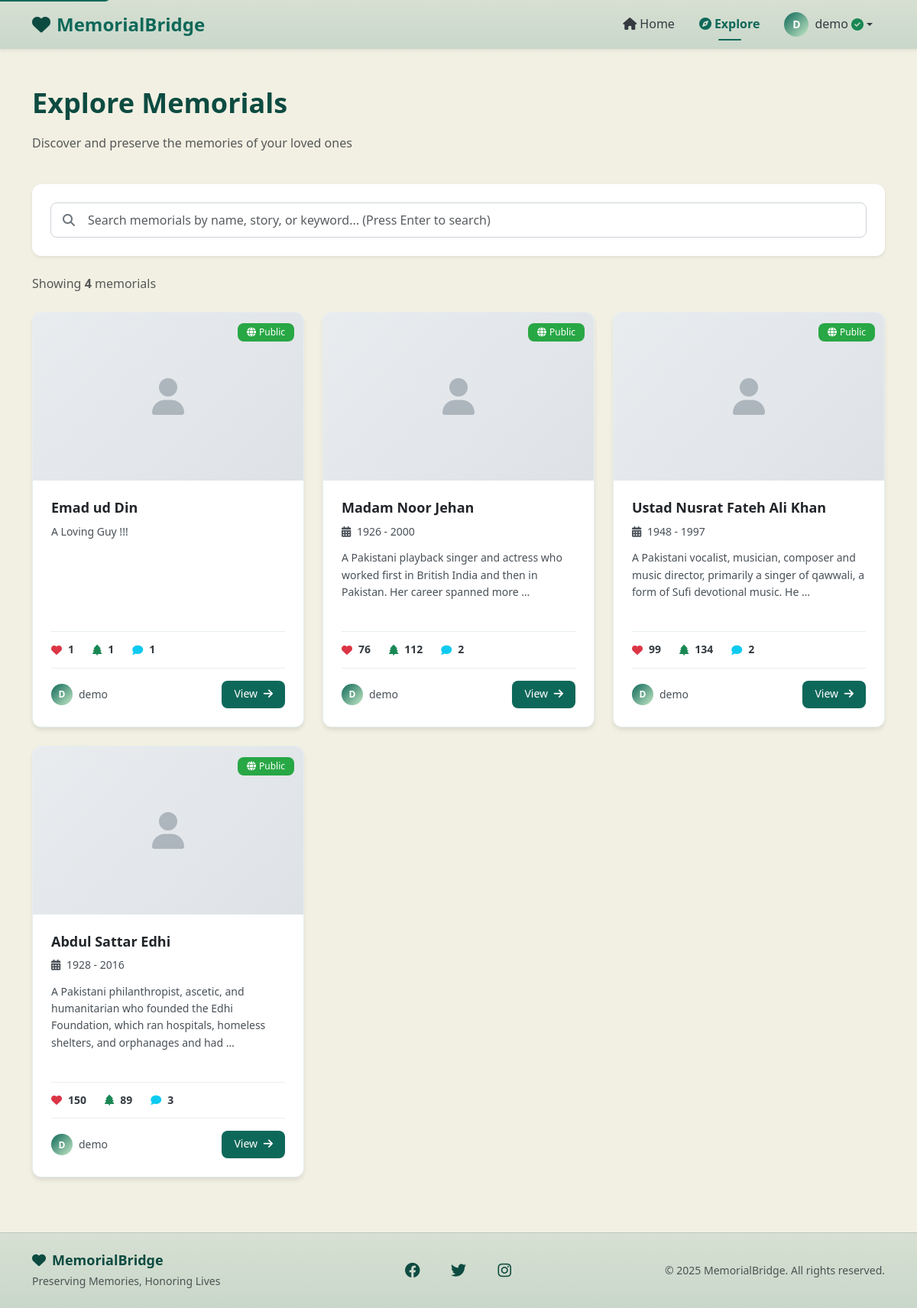
Screenshot of /explore/ (signed in) with the database file from the repository.
### main_app/models.py (models this page shows, shortened)
class Memorial(models.Model):
    VISIBILITY_CHOICES = [
        ('public', 'Public'),
        ('private', 'Private'),
    ]
    owner = models.ForeignKey(UserProfile, on_delete=models.CASCADE, related_name='memorials')
    name = models.CharField(max_length=200)
    slug = models.SlugField(unique=True, blank=True)
    dob = models.DateField(null=True, blank=True, verbose_name="Date of Birth")
    dod = models.DateField(null=True, blank=True, verbose_name="Date of Passing")
    bio = models.TextField(blank=True, help_text="Biography or description")
    cover_image = models.ImageField(upload_to='memorial_covers/', blank=True, null=True)
    visibility = models.CharField(max_length=10, choices=VISIBILITY_CHOICES, default='public')
    donations_count = models.IntegerField(default=0)
    trees_planted_count = models.IntegerField(default=0)
    created_at = models.DateTimeField(auto_now_add=True)
    updated_at = models.DateTimeField(auto_now=True)
    class Meta:
        ordering = ['-created_at']

class UserProfile(models.Model):
    user = models.OneToOneField(User, on_delete=models.CASCADE)
    verified = models.BooleanField(default=False)

### main_app/views.py (the view)
# urls.py: path('explore/', views.explore, name='explore'),
def explore(request):
    search_query = request.GET.get('search', '')
    memorials = Memorial.objects.filter(visibility='public')
    if search_query:
        memorials = memorials.filter(
            Q(name__icontains=search_query) | Q(bio__icontains=search_query)
        )
    context = {
        'memorials': memorials,
        'search_query': search_query
    }
    return render(request, 'main_app/explore.html', context)

### templates/main_app/explore.html (shortened to what this page needs)
{% extends 'base.html' %}
{% load static %}
{% block content %}
<div class="container py-5">
    <div class="row mb-4">
        <div class="col-12">
            <h1 class="fw-bold text-primary mb-3">Explore Memorials</h1>
            <p class="text-muted">Discover and preserve the memories of your loved ones</p>
        </div>
    </div>
    <div class="search-section bg-white shadow-sm rounded-lg p-4 mb-4">
        <form method="get" id="searchForm">
            <div class="search-input-wrapper">
                <i class="fas fa-search search-icon"></i>
                <input type="text"
                       name="search"
                       class="form-control form-control-lg"
                       placeholder="Search memorials by name, story, or keyword... (Press Enter to search)"
                       value="{{ search_query }}"
                       id="searchInput"
                       autocomplete="off">
            </div>
        </form>
    </div>
    {% if search_query %}
    <div class="row mb-3">
        <div class="col-12">
            <div class="alert alert-info d-flex justify-content-between align-items-center">
                <span>
                    <i class="fas fa-search me-2"></i>
                    Showing results for "<strong>{{ search_query }}</strong>" - <strong>{{ memorials.count }}</strong> memorial{{ memorials.count|pluralize }} found
                </span>
                <a href="{% url 'explore' %}" class="btn btn-sm btn-outline-primary">
                    <i class="fas fa-times me-1"></i>Clear Search
                </a>
            </div>
        </div>
    </div>
    {% else %}
    <div class="results-info d-flex justify-content-between align-items-center mb-4">
        <div>
            <span class="text-muted">Showing <strong>{{ memorials.count }}</strong> memorial{{ memorials.count|pluralize }}</span>
        </div>
    </div>
    {% endif %}
    <div class="row memorials-grid" id="memorialsGrid">
        {% for memorial in memorials %}
        <div class="col-lg-4 col-md-6 mb-4">
            <div class="memorial-card-wrapper">
                <div class="memorial-card">
                    <div class="memorial-card-image-container">
                        {% if memorial.cover_image %}
                        <img src="{{ memorial.cover_image.url }}"
                             class="memorial-card-image"
                             alt="{{ memorial.name }}"
                             loading="lazy">
                        {% else %}
                        <div class="memorial-card-placeholder">
                        </div>
                        {% endif %}
                        <div class="memorial-badge">
                            <span class="badge bg-success">
                                <i class="fas fa-globe me-1"></i>Public
                            </span>
                        </div>
                    </div>
                    <div class="memorial-card-body">
                        <div class="memorial-card-header">
                            <h5 class="memorial-card-title">
                                <a href="{% url 'memorial_detail' memorial.slug %}">
                                    {{ memorial.name }}
                                </a>
                            </h5>
                            {% if memorial.dob and memorial.dod %}
                            <div class="memorial-card-dates">
                                <i class="fas fa-calendar-alt me-1"></i>
                                <span>{{ memorial.dob|date:"Y" }} - {{ memorial.dod|date:"Y" }}</span>
                            </div>
                            {% endif %}
                        </div>
                        <p class="memorial-card-bio">
                            {{ memorial.bio|truncatewords:20|default:"A beloved individual remembered by many." }}
                        </p>
                        <div class="memorial-card-stats">
                            <div class="stat-item">
                                <i class="fas fa-heart text-danger"></i>
                                <span>{{ memorial.donations_count }}</span>
                            </div>
                            <div class="stat-item">
                                <i class="fas fa-tree text-success"></i>
                                <span>{{ memorial.trees_planted_count }}</span>
                            </div>
                            <div class="stat-item">
                                <i class="fas fa-comment text-info"></i>
                                <span>{{ memorial.memories.count }}</span>
                            </div>
                        </div>
                        <div class="memorial-card-footer">
                            <div class="memorial-owner">
                                <div class="owner-avatar">
                                    {{ memorial.owner.user.username|first|upper }}
                                </div>
                                <span class="owner-name">{{ memorial.owner.user.username }}</span>
                            </div>
                            <a href="{% url 'memorial_detail' memorial.slug %}"
                               class="btn btn-primary btn-sm">
                                View <i class="fas fa-arrow-right ms-1"></i>
                            </a>
                        </div>
                    </div>
                </div>
            </div>
        </div>
        {% endfor %}
    </div>
</div>
{% endblock %}

### templates/base.html (shortened to what this page needs)
{% load static %}
<!DOCTYPE html>
<html lang="en">
<head>
    <link href="https://cdn.jsdelivr.net/npm/bootstrap@5.3.0/dist/css/bootstrap.min.css" rel="stylesheet">
    <link rel="stylesheet" href="https://cdnjs.cloudflare.com/ajax/libs/font-awesome/6.4.0/css/all.min.css">
    <link rel="stylesheet" href="{% static 'css/main.css' %}">
</head>
<body>
    <nav class="navbar navbar-expand-lg navbar-light shadow-sm" style="background: linear-gradient(180deg, rgba(14, 104, 89, 0.12), rgba(14, 104, 89, 0.18));" aria-label="Main navigation">
        <div class="container">
            <a class="navbar-brand d-flex align-items-center" href="{% url 'home' %}">
                <i class="fas fa-heart text-primary me-2"></i>
                <span class="fw-bold">MemorialBridge</span>
            </a>
            <div class="collapse navbar-collapse" id="navbarNav">
                <ul class="navbar-nav ms-auto align-items-lg-center">
                    <li class="nav-item">
                        <a class="nav-link {% if request.path == '/' %}active{% endif %}"
                           href="{% url 'home' %}">
                            <i class="fas fa-home me-1"></i>Home
                        </a>
                    </li>
                    <li class="nav-item">
                        <a class="nav-link {% if 'explore' in request.path %}active{% endif %}"
                           href="{% url 'explore' %}">
                            <i class="fas fa-compass me-1"></i>Explore
                        </a>
                    </li>
                    {% if user.is_authenticated %}
                    <li class="nav-item dropdown">
                        <a class="nav-link dropdown-toggle d-flex align-items-center" href="#"
                           id="userDropdown" role="button" data-bs-toggle="dropdown" aria-expanded="false">
                            <div class="user-avatar me-2">
                                {{ user.username|first|upper }}
                            </div>
                            <span>{{ user.username }}</span>
                            {% if user.userprofile.verified %}
                            <i class="fas fa-check-circle text-success ms-1"
                               data-bs-toggle="tooltip" title="Verified Account"></i>
                            {% endif %}
                        </a>
                    </li>
                    {% endif %}
                </ul>
            </div>
        </div>
    </nav>
    <main id="main-content">
        {% block content %}{% endblock %}
    </main>
    <footer class="text-dark" style="background: linear-gradient(180deg, rgba(14, 104, 89, 0.12), rgba(14, 104, 89, 0.18));">
        <div class="border-top border-secondary border-opacity-25">
            <div class="container py-4">
                <div class="row align-items-center">
                    <div class="col-md-4 text-center text-md-start mb-3 mb-md-0">
                        <h5 class="mb-1 text-primary"><i class="fas fa-heart me-2"></i>MemorialBridge</h5>
                        <p class="mb-0 small text-muted">Preserving Memories, Honoring Lives</p>
                    </div>
                    <div class="col-md-4 text-center mb-3 mb-md-0">
                        <div class="social-links">
                            <a href="https://www.facebook.com/MemorialBridge" target="_blank" rel="noopener noreferrer" class="text-primary me-3 fs-5" aria-label="Facebook"><i class="fab fa-facebook"></i></a>
                            <a href="#" class="text-primary me-3 fs-5" aria-label="Twitter"><i class="fab fa-twitter"></i></a>
                            <a href="https://www.instagram.com/the.memorial.bridge" target="_blank" rel="noopener noreferrer" class="text-primary fs-5" aria-label="Instagram"><i class="fab fa-instagram"></i></a>
                        </div>
                    </div>
                    <div class="col-md-4 text-center text-md-end">
                        <p class="mb-0 small text-muted">&copy; 2025 MemorialBridge. All rights reserved.</p>
                    </div>
                </div>
            </div>
        </div>
    </footer>
</body>
</html>

### static/css/base/variables.css (style rules this page uses)
:root { --color-primary: #0e6859; --color-primary-light: #C5E9C6; --color-primary-lighter: #eff8f0; --color-primary-dark: #0d4b41; --color-accent: #D6BF08; --color-accent-dark: #B09F06; --color-golden: #FFD700; --color-success: #28a745; --color-danger: #dc3545; --color-warning: #ffc107; --color-info: #17a2b8; --color-white: #ffffff; --color-gray-50: #f8f9fa; --color-gray-100: #e9ecef; --color-gray-200: #dee2e6; --color-gray-300: #ced4da; --color-gray-400: #adb5bd; --color-gray-500: #6c757d; --color-gray-600: #495057; --color-gray-700: #343a40; --color-gray-800: #212529; --color-gray-900: #0d0d0d; --color-bg-primary: #ffffff; --color-bg-secondary: #F2F0E3; --color-bg-light: #f8f9fa; --font-size-xs: 0.75rem; --font-size-sm: 0.875rem; --font-size-base: 1rem; --font-size-lg: 1.125rem; --font-size-xl: 1.25rem; --font-size-2xl: 1.5rem; --font-size-3xl: 1.875rem; --font-size-4xl: 2.25rem; --font-size-5xl: 3rem; --spacing-xs: 0.25rem; --spacing-sm: 0.5rem; --spacing-md: 1rem; --spacing-lg: 1.5rem; --spacing-xl: 2rem; --spacing-2xl: 3rem; --spacing-3xl: 4rem; --shadow-sm: 0 1px 2px 0 rgba(0, 0, 0, 0.05); --shadow-md: 0 4px 6px -1px rgba(0, 0, 0, 0.1); --shadow-lg: 0 10px 15px -3px rgba(0, 0, 0, 0.1); --shadow-xl: 0 20px 25px -5px rgba(0, 0, 0, 0.1); --shadow-2xl: 0 25px 50px -12px rgba(0, 0, 0, 0.25); --radius-sm: 0.25rem; --radius-md: 0.5rem; --radius-lg: 0.75rem; --radius-xl: 1rem; --radius-2xl: 1.5rem; --radius-full: 9999px; --transition-fast: 150ms ease-in-out; --transition-base: 200ms ease-in-out; --transition-slow: 300ms ease-in-out; --z-dropdown: 1000; --z-sticky: 1020; --z-fixed: 1030; --z-modal-backdrop: 1040; --z-modal: 1050; --z-popover: 1060; --z-tooltip: 1070; }

### static/css/base/typography.css (style rules this page uses)
h1, h2, h3, h4, h5, h6 { color: var(--color-primary-dark); font-weight: 600; line-height: 1.3; margin-top: 0; }
h1 { font-size: var(--font-size-4xl); }
h5 { font-size: var(--font-size-lg); }
p { margin-bottom: 1rem; }
.text-primary { color: var(--color-primary-dark) !important; }

### static/css/components/buttons.css (style rules this page uses)
.btn { border-radius: var(--radius-md); font-weight: 500; transition: all var(--transition-base); border: none; cursor: pointer; padding: 0.625rem 1.5rem; font-size: var(--font-size-base); }
.btn-primary { background-color: var(--color-primary); border-color: var(--color-primary); color: var(--color-white); box-shadow: var(--shadow-sm); }
.btn-sm { padding: 0.375rem 1rem; font-size: var(--font-size-sm); min-height: 36px; }

### static/css/components/forms.css (style rules this page uses)
.form-control, .form-select { border-radius: var(--radius-md); border: 1px solid var(--color-gray-300); padding: 0.625rem 1rem; transition: all var(--transition-fast); font-size: var(--font-size-base); }
.search-input-wrapper { position: relative; }
.search-icon { position: absolute; left: 1rem; top: 50%; transform: translateY(-50%); color: var(--color-gray-500); z-index: 1; }
.search-input-wrapper .form-control { padding-left: 3rem; padding-right: 3rem; }

### static/css/components/navbar.css (style rules this page uses)
.navbar { transition: all var(--transition-base); box-shadow: var(--shadow-sm); background: linear-gradient(180deg, rgba(14, 104, 89, 0.12), rgba(14, 104, 89, 0.18)); }
.navbar-brand { font-size: 1.5rem; color: var(--color-primary) !important; font-weight: 700; transition: transform var(--transition-fast); }
.nav-link { color: var(--color-gray-700) !important; font-weight: 500; padding: 0.5rem 1rem !important; position: relative; transition: color var(--transition-fast); }
.nav-link.active { color: var(--color-primary) !important; font-weight: 600; }
.nav-link.active::after { content: ''; position: absolute; bottom: 0; left: 50%; transform: translateX(-50%); width: 30px; height: 2px; background-color: var(--color-primary); border-radius: var(--radius-full); }
.user-avatar { width: 32px; height: 32px; background: linear-gradient(135deg, var(--color-primary), var(--color-primary-light)); border-radius: var(--radius-full); display: inline-flex; align-items: center; justify-content: center; color: white; font-weight: 600; font-size: var(--font-size-sm); }

### static/css/components/alerts.css (style rules this page uses)
.badge { padding: 0.375rem 0.75rem; font-weight: 500; border-radius: var(--radius-md); }
.badge.bg-success { background-color: var(--color-success) !important; }

### static/css/layouts/footer.css (style rules this page uses)
footer { background: linear-gradient(180deg, rgba(14, 104, 89, 0.12), rgba(14, 104, 89, 0.18)); margin-top: auto; }
footer a { color: var(--color-gray-600); transition: color var(--transition-fast); }
footer .social-links a { display: inline-flex; align-items: center; justify-content: center; width: 40px; height: 40px; border-radius: var(--radius-full); transition: all var(--transition-fast); }

### rows the page displays
Memorial: name "Emad ud Din", bio "A Loving Guy !!!", donations_count "1", trees_planted_count "1", memories.count "1", owner.user.username|first "D", owner.user.username "demo"
Memorial: name "Madam Noor Jehan", dob "1926", dod "2000", bio "A Pakistani playback singer and actress who worked first in British India and then in Pakistan. Her career spanned more …", donations_count "76", trees_planted_count "112", memories.count "2", owner.user.username|first "D", owner.user.username "demo"
Memorial: name "Ustad Nusrat Fateh Ali Khan", dob "1948", dod "1997", bio "A Pakistani vocalist, musician, composer and music director, primarily a singer of qawwali, a form of Sufi devotional music. He …", donations_count "99", trees_planted_count "134", memories.count "2", owner.user.username|first "D", owner.user.username "demo"
Memorial: name "Abdul Sattar Edhi", dob "1928", dod "2016", bio "A Pakistani philanthropist, ascetic, and humanitarian who founded the Edhi Foundation, which ran hospitals, homeless shelters, and orphanages and had …", donations_count "150", trees_planted_count "89", memories.count "3", owner.user.username|first "D", owner.user.username "demo"

### other values shown
{{ user.username|first|upper }} "D"
{{ user.username }} "demo"
{{ memorials.count }} "4"
